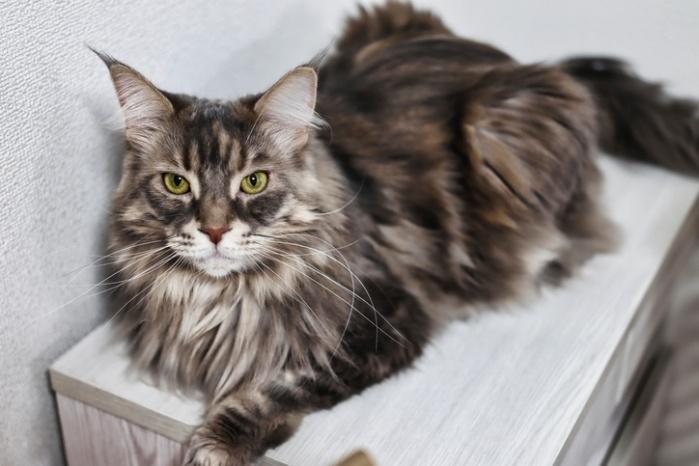
#> input picture week_1/cat.png, 699 x 466 px
$ python 1-1.py
#> lines starting #> are read from the running program, lines starting #| are printed output that depends on the picture
import cv2 as cv
import numpy as np
import sys
import os

base_path = os.path.dirname(os.path.abspath(__file__)) # 현재 실행 중인 파일(1-1.py)의 절대 경로를 기준으로 설정
img_path = os.path.join(base_path, '..', 'cat.png') # 한 단계 상위 폴더의 cat.png 경로를 생성
img = cv.imread(img_path) # 이미지 로드
#> img is the input picture: shape (466, 699, 3); mean B, G, R 136.6, 138.7, 144.2

gray = cv.cvtColor(img, cv.COLOR_BGR2GRAY) # 그레이스케일 변환

gray_3channel = cv.cvtColor(gray, cv.COLOR_GRAY2BGR) # 그레이스케일 이미지를 np.hstack 연결을 위해 3채널(BGR)로 변환
result = np.hstack((img, gray_3channel)) # 원본 이미지와 변환된 이미지를 가로로 결합
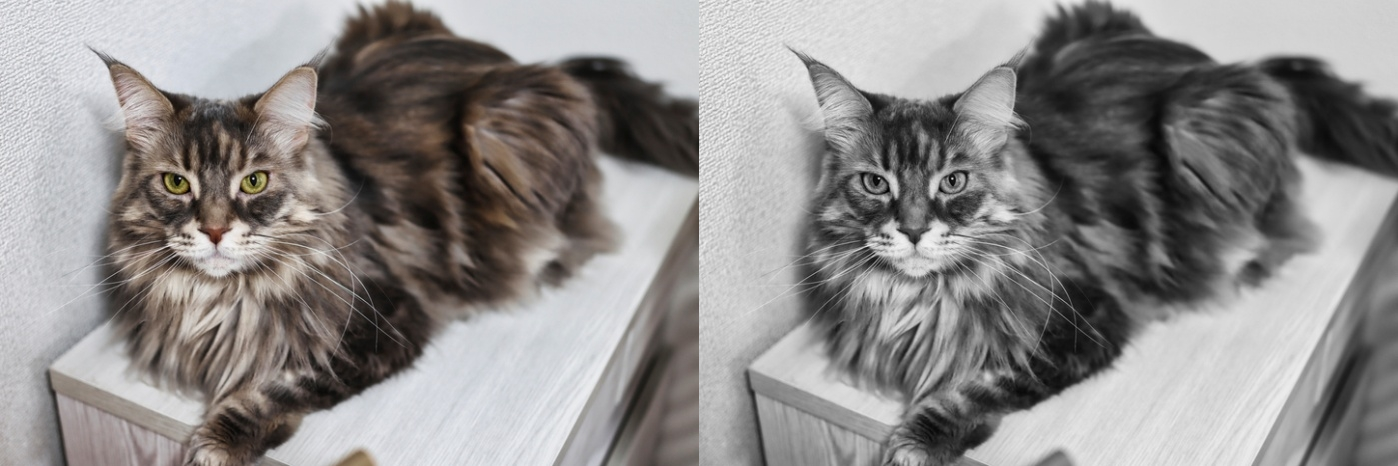
#> result: shape (466, 1398, 3); mean B, G, R 138.3, 139.4, 142.1

cv.imshow('Original and Gray', result) # 결과 표시
cv.waitKey() # 사용자로부터 키 입력이 있을 때까지 대기
cv.destroyAllWindows() # 생성된 모든 영상 창을 닫음
